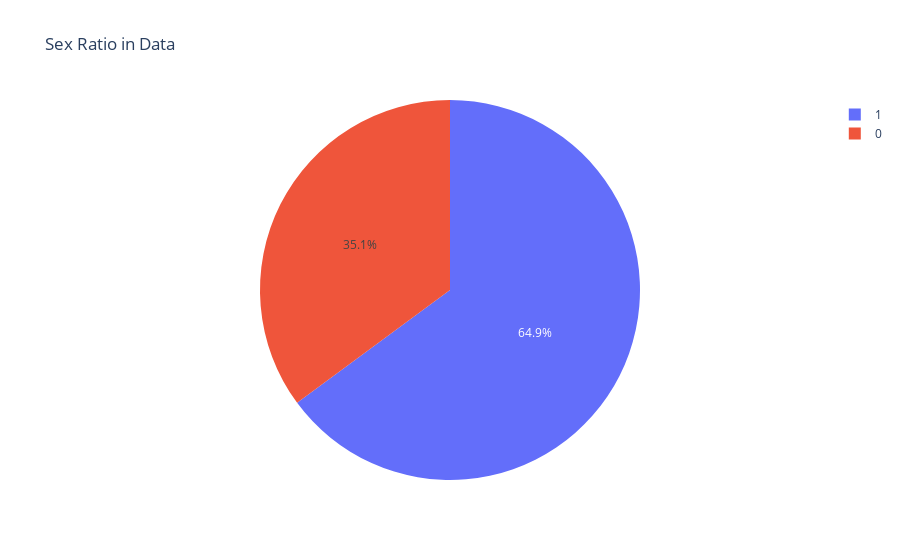

Source (notebook cell):
### Code cell
fig = px.pie(df, names='sex', title='Sex Ratio in Data')
fig.show()

### Figure 1 — Plotly figure (JSON) as saved in the notebook; plotly's stock layout.template omitted (floating-point values rounded to 4 significant figures; data arrays with more than 128 entries replaced by an {"elided": "..."} marker saying what was removed)
{"data": [{"domain": {"x": [0, 1], "y": [0, 1]}, "hovertemplate": "sex=%{label}<extra></extra>", "labels": {"elided": "299 int values"}, "legendgroup": "", "name": "", "showlegend": true, "type": "pie"}], "layout": {"legend": {"tracegroupgap": 0}, "title": {"text": "Sex Ratio in Data"}}}
